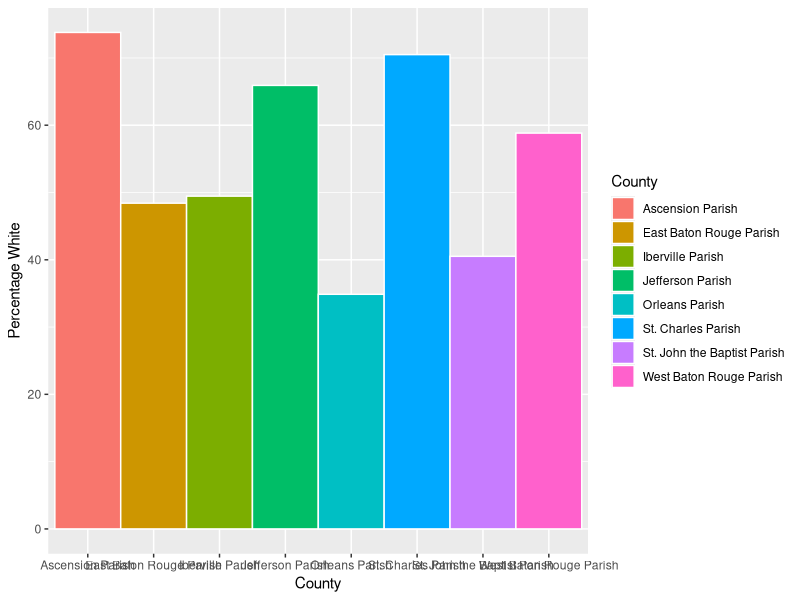
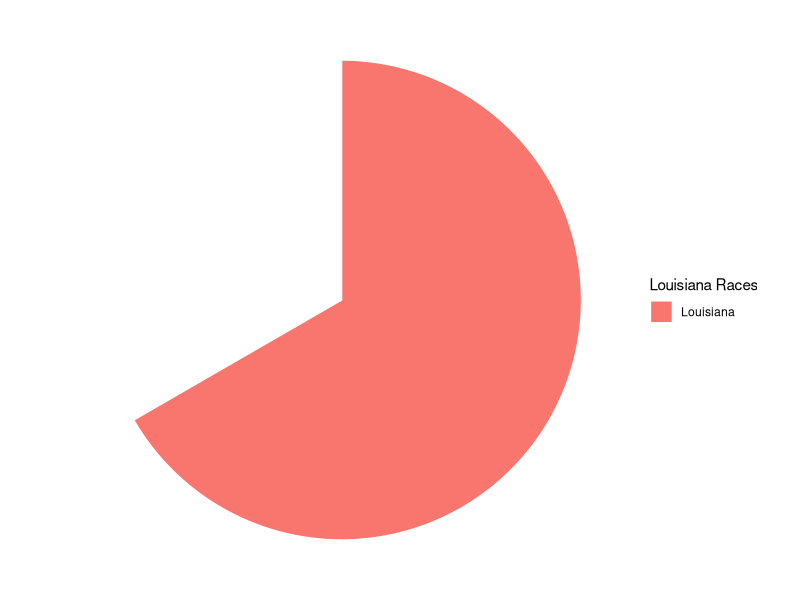
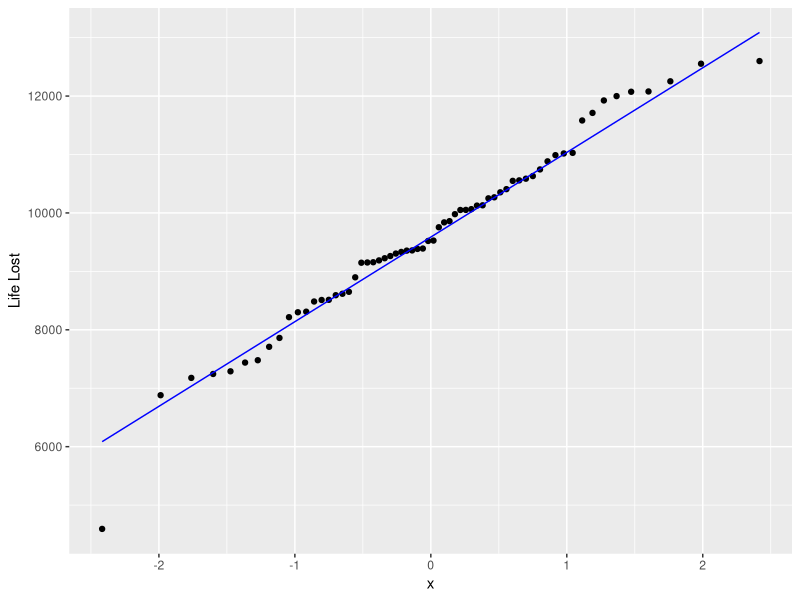
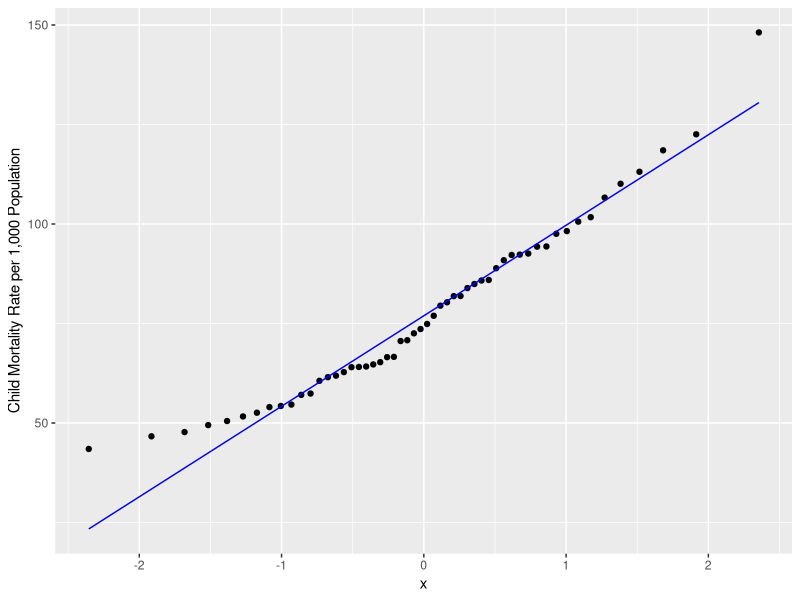

The R script that drew these images, in order:
## ---- chunk 1
knitr::opts_chunk$set(echo = TRUE, message = FALSE, warning = FALSE)
## ---- chunk 2
library(dplyr)
library(ggplot2)
library(tidyr)

hdat <- read.csv("R11371317_SL050.csv")
racedat <- read.csv("cc-est2018-alldata-22.csv")

racedat1 <- racedat %>% 
  filter(YEAR == 9,
         AGEGRP == 0) %>% 
  group_by(COUNTY) %>% 
  mutate(White = sum(WA_MALE, WA_FEMALE),
         Minority = TOT_POP - White,
         Perc_White = (White / TOT_POP) * 100,
         Perc_Minority = (Minority / TOT_POP) * 100) %>% 
  ungroup() %>% 
  select(STNAME, CTYNAME, TOT_POP, White, 
         Minority, Perc_White, Perc_Minority) %>% 
  mutate(LA_POP = sum(TOT_POP),
         LA_White_Perc = mean(Perc_White))

racedat2 <- racedat1 %>% 
  select(LA_White_Perc, STNAME) %>%
  pivot_wider(values_from = LA_White_Perc, names_from = STNAME) %>% 
  pivot_longer(values_to = "White", names_to = "Louisiana", cols = 1)

racedat2 <- racedat1 %>% 
  select(LA_White_Perc, STNAME) %>%
  pivot_wider(values_from = LA_White_Perc, names_from = STNAME) %>% 
  pivot_longer(values_to = "Value", names_to = "Louisiana", cols = 1)

CAracedat1 <- racedat1  %>% 
           filter(CTYNAME %in% c("East Baton Rouge Parish", 
                                "West Baton Rouge Parish",
                                "Ascension Parish",
                                "St. John the Baptist Parish",
                                "Iberville Parish",
                                "St. Charles Parish",
                                "Jefferson Parish",
                                "Orleans Parish"))
## ---- chunk 3

ggplot(CAracedat1, aes(x = CTYNAME, y = Perc_White, fill = CTYNAME)) +
   geom_bar(stat="identity", width=1, color="white")  +
   labs(x = "County", y = "Percentage White", fill = "County")+
   geom_line()

ggplot(racedat2, aes(x = "", y = "Value", fill = "Louisiana")) +
  geom_bar(stat="identity", width=1, color="white") +
  coord_polar("y", start=0) +
  theme_void() +
  labs(fill = "Louisiana Races")

hdatdeath1 <- hdat %>% 
  filter(Geo_STATE == 22) %>% 
  select(LifeLost = "SE_T007_002", CTYNAME = "Geo_NAME") %>% 
  arrange(LifeLost)

ggplot(hdatdeath1) + aes(sample = LifeLost) + 
  geom_qq(distribution = qnorm) +
  geom_qq_line(line.p = c(0.25, 0.75), col = "blue") + ylab("Life Lost")

hdatchild <- hdat %>% 
  filter(Geo_STATE == 22) %>% 
  select(ChildMortality = "SE_NV006_002", CTYNAME = "Geo_NAME") %>% 
  arrange(ChildMortality)

ggplot(hdatchild) + aes(sample = ChildMortality) + 
  geom_qq(distribution = qnorm) +
  geom_qq_line(line.p = c(0.25, 0.75), col = "blue") + 
  ylab("Child Mortality Rate per 1,000 Population")

hdatobese <- hdat %>% 
  filter(Geo_STATE == 22) %>% 
  select(Perc_Obese = "SE_T012_003", CTYNAME = "Geo_NAME") %>% 
  arrange(Perc_Obese)

USmeanObesity <- mean(hdat$SE_T012_003)
USmeanChildMortality <- mean(hdat$SE_NV006_002, na.rm = TRUE)
